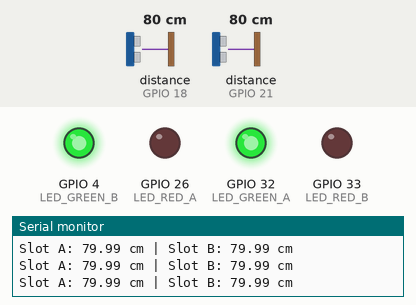
A sketch run on a simulated ESP32. On the bench: output pins drawn as LEDs (lit = HIGH), the last lines printed to the serial monitor. Wiring (inferred from the names in the program): 2 × ultrasonic range finder: trigger GPIO 5, echo GPIO 18 / trigger GPIO 19, echo GPIO 21. The test bench sets the inputs (shaded band); at power-on: distance to the obstacle (sensors on GPIO 18, GPIO 21) 80 cm. The echo pulse lasts 58.3 µs per cm; pins used as bus, display or sensor lines are not drawn.

Above: at 1.3 s.
1.4 s: distance to the obstacle (sensor on GPIO 18) set to 12 cm
2.9 s: distance to the obstacle (sensor on GPIO 18) set to 9 cm
At 4.1 s:
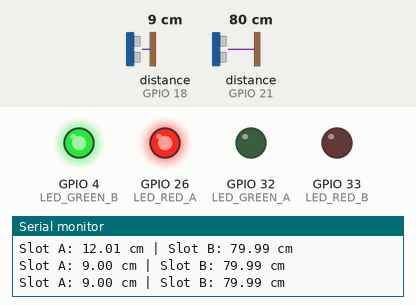
4.8 s: distance to the obstacle (sensor on GPIO 21) set to 12 cm
6.3 s: distance to the obstacle (sensor on GPIO 21) set to 9 cm
At 7.0 s:
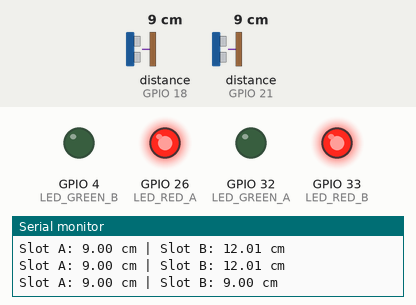
8.2 s: distance to the obstacle (sensor on GPIO 18) set to 18 cm
At 9.5 s:
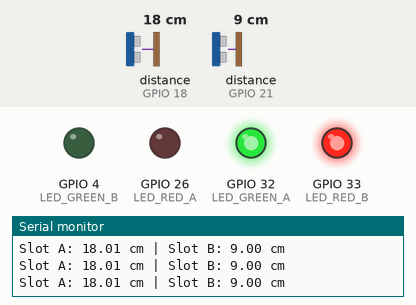
9.8 s: distance to the obstacle (sensor on GPIO 18) set to 2 cm
At 10.6 s:
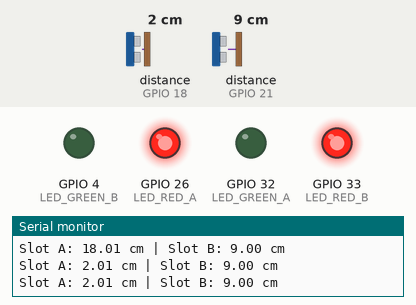
Timing chart, 0 to 12.4 s (numbered marks = the images above; inputs shaded):
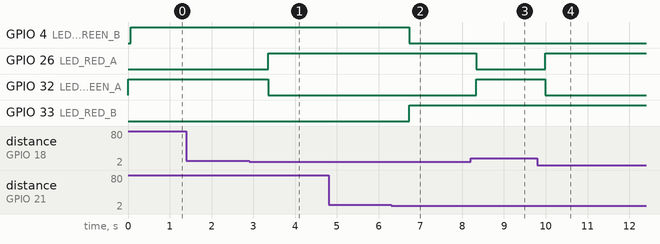

Measured:
- the behaviour switches between 11 and 10 cm on distance to the obstacle (sensor on GPIO 18) (found by bisection; images 0 and 1)
- the behaviour switches between 11 and 10 cm on distance to the obstacle (sensor on GPIO 21) (found by bisection; images 1 and 2)
- after the input at 2.9 s, GPIO 26 (LED_RED_A): LOW → HIGH after 0.45 s; GPIO 32 (LED_GREEN_A): HIGH → LOW after 0.45 s
- after the input at 6.3 s, GPIO 4 (LED_GREEN_B): HIGH → LOW after 0.43 s; GPIO 33 (LED_RED_B): LOW → HIGH after 0.43 s
- after the input at 8.2 s, GPIO 26 (LED_RED_A): HIGH → LOW after 0.14 s; GPIO 32 (LED_GREEN_A): LOW → HIGH after 0.14 s
- after the input at 9.8 s, GPIO 26 (LED_RED_A): LOW → HIGH after 0.19 s; GPIO 32 (LED_GREEN_A): HIGH → LOW after 0.19 s

The sketch:

ultrasonic_led_test.ino
```cpp
// Test both Slot A and Slot B simultaneously
#define TRIG_A 5
#define ECHO_A 18
#define LED_RED_A   26
#define LED_GREEN_A 32

#define TRIG_B 19
#define ECHO_B 21
#define LED_RED_B   33
#define LED_GREEN_B 4

long duration;
float distanceA, distanceB;

void setup() {
  Serial.begin(115200);

  pinMode(TRIG_A, OUTPUT);
  pinMode(ECHO_A, INPUT);
  pinMode(LED_RED_A, OUTPUT);
  pinMode(LED_GREEN_A, OUTPUT);

  pinMode(TRIG_B, OUTPUT);
  pinMode(ECHO_B, INPUT);
  pinMode(LED_RED_B, OUTPUT);
  pinMode(LED_GREEN_B, OUTPUT);
}

void loop() {
  // ---- Slot A ----
  digitalWrite(TRIG_A, LOW);
  delayMicroseconds(2);
  digitalWrite(TRIG_A, HIGH);
  delayMicroseconds(10);
  digitalWrite(TRIG_A, LOW);
  duration = pulseIn(ECHO_A, HIGH, 30000);
  distanceA = duration * 0.0343 / 2;

  if (distanceA > 0 && distanceA < 10) {
    digitalWrite(LED_RED_A, HIGH);
    digitalWrite(LED_GREEN_A, LOW);
  } else {
    digitalWrite(LED_RED_A, LOW);
    digitalWrite(LED_GREEN_A, HIGH);
  }

  delay(50); // small gap to avoid ultrasonic cross-interference

  // ---- Slot B ----
  digitalWrite(TRIG_B, LOW);
  delayMicroseconds(2);
  digitalWrite(TRIG_B, HIGH);
  delayMicroseconds(10);
  digitalWrite(TRIG_B, LOW);
  duration = pulseIn(ECHO_B, HIGH, 30000);
  distanceB = duration * 0.0343 / 2;

  if (distanceB > 0 && distanceB < 10) {
    digitalWrite(LED_RED_B, HIGH);
    digitalWrite(LED_GREEN_B, LOW);
  } else {
    digitalWrite(LED_RED_B, LOW);
    digitalWrite(LED_GREEN_B, HIGH);
  }

  Serial.print("Slot A: "); Serial.print(distanceA); Serial.print(" cm | ");
  Serial.print("Slot B: "); Serial.print(distanceB); Serial.println(" cm");

  delay(500);
}
```
